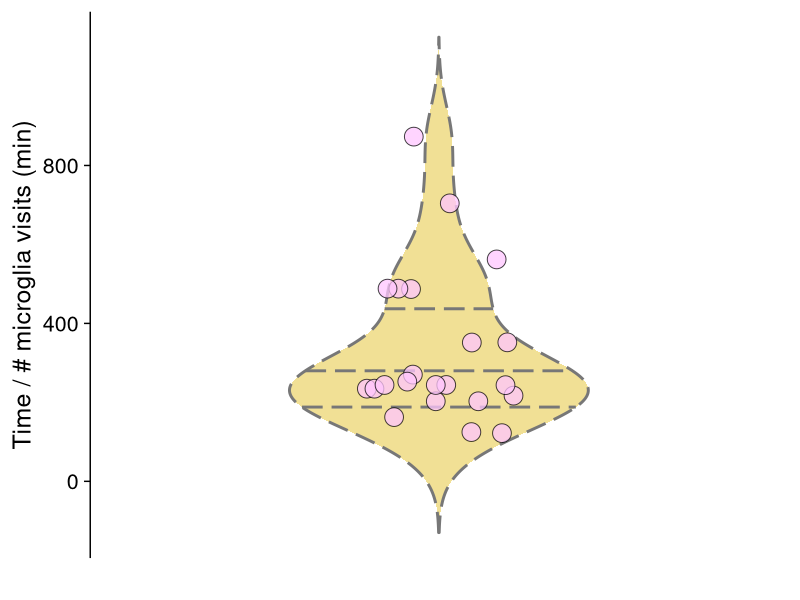

R code for this plot:
## ---- chunk 1
knitr::opts_chunk$set(echo = TRUE, message=FALSE, warning=FALSE)
## ---- chunk 2
library(tidyverse)
library(ggpubr)
library(cowplot)
library(colorspace)
## ---- chunk 3
theme_set(theme_cowplot(font_size =18))
## ---- chunk 4
eighthrs <- read_csv('eight-hour-microglia-visits.csv')
eighthrs
## ---- chunk 5
eighthrs <- eighthrs %>% mutate(microglia_pereight = (microglia / time)*480, permicroglia = (time/microglia), `Visiting microglia` = c(1,1,1,1,1,1,1,1,1,1,1,1,1,1,1,1,1,1,1,1,1,1)) 
## ---- chunk 6
eighthrs %>% summarize(med_time_to_mic = median(permicroglia), med_per_eight = mean(microglia_pereight))
## ---- chunk 7
ggplot(eighthrs, aes(x=`Visiting microglia`, y=permicroglia))+
  geom_violin(aes(x=`Visiting microglia`, y=permicroglia), fill = "#E3C22D", color= "#777777", size=1, alpha=0.5, linetype="longdash", scale="width", trim=FALSE, draw_quantiles = c(0.25, 0.5, 0.75))+
  geom_jitter(width=0.23, height=0.025, shape=21, size=6, alpha=0.75, fill="#FFC5FF")+
  scale_x_discrete()+
  labs(y="Time / # microglia visits (min)", x="")
#ggsave('time-to-mic-visit.png', dpi=300, width=4.5, height=4.5)
